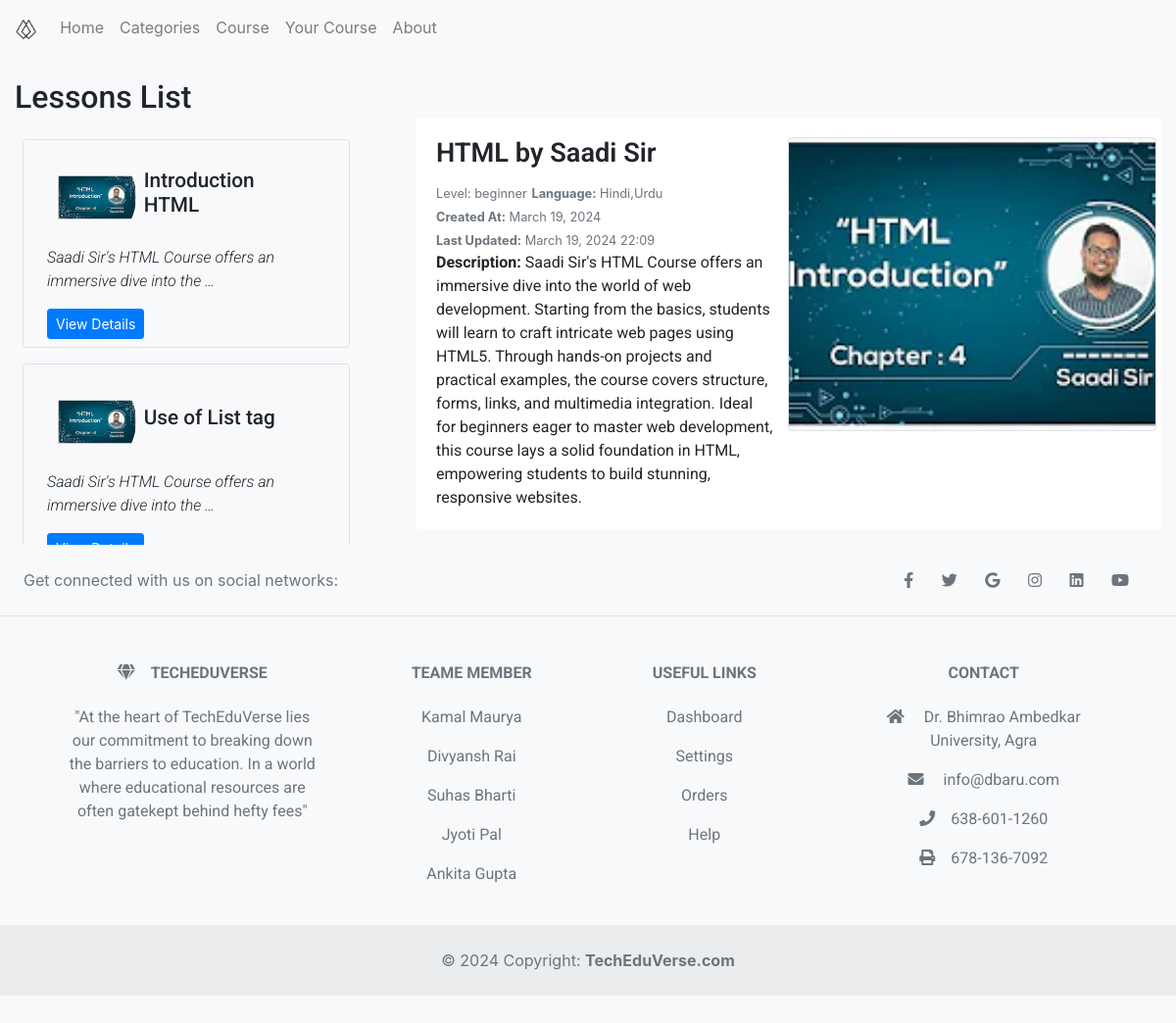
/courses/8/, run on the app's committed database.
### courses/models.py (models this page shows, shortened)
class Lesson(models.Model):
    Course = models.ForeignKey(Course, on_delete=models.CASCADE)
    Title = models.CharField(max_length=255)
    Content = models.TextField()
    Image = models.ImageField(upload_to='lession_images/', blank=True, null=True)
    VideoURL = models.CharField(max_length=2048,blank=True, default='https://youtu.be/1xD7IqFO9L8?si=LK5yYtCoKmKvqDjI' )
    Order = models.IntegerField()

class Course(models.Model):
    Title = models.CharField(max_length=255)
    Description = models.TextField()
    Level = models.CharField(
        max_length=50,
        choices=[
            ('beginner', 'Beginner'),
            ('intermediate', 'Intermediate'),
            ('advanced', 'Advanced')
        ]
    )
    Language = models.CharField(max_length=100)
    CreatedDate = models.DateTimeField(auto_now_add=True)
    UpdatedDate = models.DateTimeField(auto_now=True)
    Instructor = models.ForeignKey(settings.AUTH_USER_MODEL, on_delete=models.CASCADE)
    Image = models.ImageField(upload_to='course_images/', blank=True, null=True)  # Add this line

### courses/views.py (the view)
# urls.py: path('courses/<int:course_id>/', views.course_detail, name='course_detail'),
def course_detail(request, course_id):
    course = Course.objects.get(id=course_id)
    lessons = Lesson.objects.filter(Course_id=course_id).order_by('Order')
    return render(request, 'courses/course_detail.html', {'course': course,'lessons':lessons})

### courses/templates/courses/course_detail.html (shortened to what this page needs)
{% extends 'base.html' %}
{% block content %}
<div class="row d-flex align-items-center">
    <div class="col-md-4 scrollable-list ">
        {% include "courses/lessons_list.html" %}
    </div>
    <div class="col-md-8 scrollable-list ">
        <div class="col container mt-5">
            <div class="card " style="border: none;">
                <div class="card-body">
                    <div class="row ">
                    <div class="col ">
                    <h1 class="card-title">{{ course.Title }}</h1>
                    <small class="card-subtitle mb-2 text-muted">Level: {{ course.Level }}</small>
                    <small class="card-text text-muted"><strong>Language:</strong> {{ course.Language }}</small>
                    <br>
                    <small class="card-text text-muted"><strong>Created At:</strong> {{ course.CreatedDate|date:"F d, Y" }}</small><br>
                    <small class="card-text text-muted"><strong>Last Updated:</strong> {{ course.UpdatedDate|date:"F d, Y H:i" }}</small>
                    <p class="card-text"><strong>Description:</strong> {{ course.Description }}</p>
                    </div>
                    <div class="col rounded border" style="height: 300px; width: fit-content;background-image: url('http://127.0.0.1:8000/media/{{ course.Image }}'); background-size: cover; background-position: center;">
                    </div>
                    </div>
                </div>
            </div>
        </div>
    </div>
  </div>
{% endblock %}

### courses/templates/base.html (shortened to what this page needs)
<!doctype html>
<html lang="en">
  <head>
    <link href="https://cdn.jsdelivr.net/npm/bootstrap@5.3.3/dist/css/bootstrap.min.css" rel="stylesheet">
    <link href="https://stackpath.bootstrapcdn.com/bootstrap/4.5.2/css/bootstrap.min.css" rel="stylesheet">
    <link rel="stylesheet" href="https://stackpath.bootstrapcdn.com/bootstrap/4.5.2/css/bootstrap.min.css">
    <link rel="stylesheet" href="https://cdnjs.cloudflare.com/ajax/libs/font-awesome/5.15.3/css/all.min.css">
  </head>
  <body class="bg-light">
    {% include "nav2.html" %}
    {% block content %}
    {% endblock content %}
    {% include "footer.html" %}
  </body>
</html>

### courses/templates/nav2.html (shortened to what this page needs)
<nav class="navbar navbar-expand-lg navbar-light bg-light">
    <a class="navbar-brand" href="{% url 'courses_list' %}">
      <img src="http://127.0.0.1:8000/media/course_images/Fav-Ico-no-background%20.png" alt="" height="20px">
    </a>
    <div class="collapse navbar-collapse" id="navbarNav">
      <ul class="navbar-nav">
        <li class="nav-item ">
          <a class="nav-link" href="/#">Home</a>
        </li>
        <li class="nav-item">
          <a class="nav-link" href="/#availcategories">Categories</a>
        </li>
        <li class="nav-item">
          <a class="nav-link" href="/#availCourse">Course</a>
        </li>
        <li class="nav-item">
          <a class="nav-link" href="/#yourCourse">Your Course</a>
        </li>
        <li class="nav-item">
          <a class="nav-link" href="/#about">About</a>
        </li>
      </ul>
    </div>
  </nav>

### courses/templates/courses/lessons_list.html (shortened to what this page needs)
<div class="container mt-4">
    <h2>Lessons List</h2>
    <ul class="list-group mt-3">
        {% for lesson in lessons %}
            <div class="d-flex align-items-start flex-column m-2 bg-light px-4 py-2 rounded border ">
            <div class="container d-flex justify-content-center align-items-center p-0">
                <div class="d-flex align-items-center col-4 profile-pic rounded-circle pe-0">
                    <img src="http://127.0.0.1:8000/media/{{ lesson.Image }}" alt="{{ lesson.Title }}">
                </div>
                <h5 class=" col-8  ms-2 ps-0" style="font-size: 1.3rem;">{{ lesson.Title|truncatewords:6 }}</h5>
            </div>
            <p class="font-weight-light font-italic">{{ lesson.Content|truncatewords:10 }}</p>
            <a href="{% url 'lesson_detail' lesson.id %}" class="btn btn-primary btn-sm">View Details</a>
        </div>
        {% empty %}
        <li class="list-group-item">No lessons available. {{lessons}}</li>
        {% endfor %}
    </ul>
</div>

### courses/templates/footer.html (shortened to what this page needs)
<footer class="text-center text-lg-start bg-body-tertiary text-muted">
    <section class="d-flex justify-content-center justify-content-lg-between p-4 border-bottom">
      <div class="me-5 d-none d-lg-block">
        <span>Get connected with us on social networks:</span>
      </div>
      <div>
        <a href="https://www.facebook.com/AgraUniversityPage" class="me-4 text-reset">
          <i class="fab fa-facebook-f"></i>
        </a>
        <a href="https://twitter.com/bhimraoagra" class="me-4 text-reset">
          <i class="fab fa-twitter"></i>
        </a>
        <a href="https://www.google.com/search?q=dr+bhimrao+ambedkar+university&oq=dr+bhimrao+ambedkar+university&gs_lcrp=EgZjaHJvbWUqCQgAEEUYOxiABDIJCAAQRRg7GIAEMgcIARAAGIAEMgoIAhAuGLEDGIAEMgcIAxAuGIAEMgYIBBBFGEAyBwgFEAAYgAQyBggGEEUYPTIGCAcQRRg90gEINzk1MWowajeoAgCwAgA&sourceid=chrome&ie=UTF-8" class="me-4 text-reset">
          <i class="fab fa-google"></i>
        </a>
        <a href="https://www.instagram.com/dbrau_agra_1927/" class="me-4 text-reset">
          <i class="fab fa-instagram"></i>
        </a>
        <a href="https://www.linkedin.com/company/dr-b-r-ambedkar-university-agra" class="me-4 text-reset">
          <i class="fab fa-linkedin"></i>
        </a>
        <a href="https://www.youtube.com/channel/UCtGwj16BQo3o55xNcMt1_bQ" class="me-4 text-reset">
          <i class="fab fa-youtube"></i>
        </a>
      </div>
    </section>
    <section class="">
      <div class="container text-center text-md-start mt-5">
        <div class="row mt-3">
          <div class="col-md-3 col-lg-4 col-xl-3 mx-auto mb-4">
            <h6 class="text-uppercase fw-bold mb-4">
              <i class="fas fa-gem me-3"></i>TechEduVerse
            </h6>
            <p>
              "At the heart of TechEduVerse lies our commitment to breaking down the barriers to education. In a world where educational resources are often gatekept behind hefty fees"
            </p>
          </div>
          <div class="col-md-2 col-lg-2 col-xl-2 mx-auto mb-4">
            <h6 class="text-uppercase fw-bold mb-4">
              Teame Member
            </h6>
            <p>
              <a href="#!" class="text-reset">Kamal Maurya</a>
            </p>
            <p>
              <a href="#!" class="text-reset">Divyansh Rai</a>
            </p>
            <p>
              <a href="#!" class="text-reset">Suhas Bharti</a>
            </p>
            <p>
              <a href="#!" class="text-reset">Jyoti Pal</a>
            </p>
            <p>
                <a href="#!" class="text-reset">Ankita Gupta</a>
              </p>
          </div>
          <div class="col-md-3 col-lg-2 col-xl-2 mx-auto mb-4">
            <h6 class="text-uppercase fw-bold mb-4">
              Useful links
            </h6>
            <p>
              <a href="{% url 'dash_board' %}" class="text-reset">Dashboard</a>
            </p>
            <p>
              <a href="#!" class="text-reset">Settings</a>
            </p>
            <p>
              <a href="#!" class="text-reset">Orders</a>
            </p>
            <p>
              <a href="#!" class="text-reset">Help</a>
            </p>
          </div>
          <div class="col-md-4 col-lg-3 col-xl-3 mx-auto mb-md-0 mb-4">
            <h6 class="text-uppercase fw-bold mb-4">Contact</h6>
            <p><i class="fas fa-home me-3"></i> Dr. Bhimrao Ambedkar University, Agra</p>
            <p>
              <i class="fas fa-envelope me-3"></i>
              info@dbaru.com
            </p>
            <p><i class="fas fa-phone me-3"></i>638-601-1260</p>
            <p><i class="fas fa-print me-3"></i>678-136-7092</p>
          </div>
        </div>
      </div>
    </section>
    <div class="text-center p-4" style="background-color: rgba(0, 0, 0, 0.05);">
      © 2024 Copyright:
      <a class="text-reset fw-bold" href="/#">TechEduVerse.com</a>
    </div>
  </footer>

### courses/templates/base.html (style rules this page uses)
h1,h2,h3,h4,h5,h6,p { font-family: 'Roboto', sans-serif; }
.bg-light { background-color: pink; }

### courses/templates/courses/course_detail.html (style rules this page uses)
.scrollable-list { max-height: 500px; overflow-y: auto; scrollbar-width: none; }
.card-title { font-family: 'Roboto', sans-serif; font-size: 1.7rem; font-weight: 600; }

### courses/templates/courses/lessons_list.html (style rules this page uses)
.profile-pic { width: 100px; height: 100px; overflow: hidden; position: relative; border-radius: 50%; }
.profile-pic img { width: 100%; height: auto; object-fit: cover; }

### data on the page
Lesson: Image (placeholder picture), Title "Introduction HTML", Content "Saadi Sir's HTML Course offers an immersive dive into the …"
Lesson: Image (placeholder picture), Title "Use of List tag", Content "Saadi Sir's HTML Course offers an immersive dive into the …"
Course: Title "HTML by Saadi Sir", Level "beginner", Language "Hindi,Urdu", CreatedDate "March 19, 2024", UpdatedDate "March 19, 2024 22:09", Description "Saadi Sir's HTML Course offers an immersive dive into the world of web development. Starting from the basics, students will learn to craft intricate web pages using HTML5. Through hands-on projects and practical examples, the course covers structure, forms, links, and multimedia integration. Ideal for beginners eager to master web development, this course lays a solid foundation in HTML, empowering students to build stunning, responsive websites.", Image (placeholder picture)
